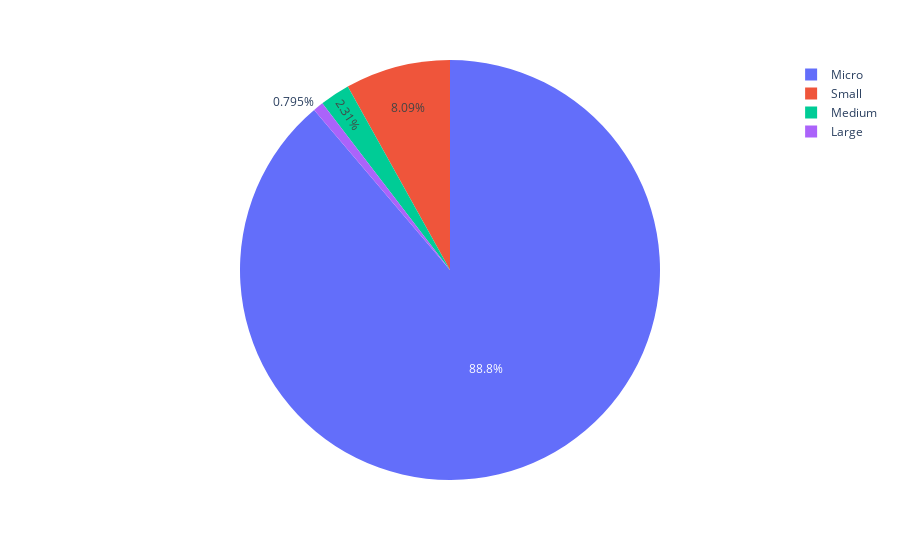

The notebook cell saved with this chart:
### Code cell
df_temp2 = df_temp.groupby('size_to')['ADN_OID_CENTRO'].count().reset_index()
fig = px.pie(df_temp2, values='ADN_OID_CENTRO', names='size_to')
fig.show()

### Figure 1 — Plotly figure (JSON) as saved in the notebook; plotly's stock layout.template omitted (floating-point values rounded to 4 significant figures)
{"data": [{"domain": {"x": [0, 1], "y": [0, 1]}, "hovertemplate": "size_to=%{label}<br>ADN_OID_CENTRO=%{value}<extra></extra>", "labels": ["Large", "Medium", "Micro", "Small"], "legendgroup": "", "name": "", "showlegend": true, "type": "pie", "values": [11, 32, 1229, 112]}], "layout": {"legend": {"tracegroupgap": 0}, "margin": {"t": 60}}}
